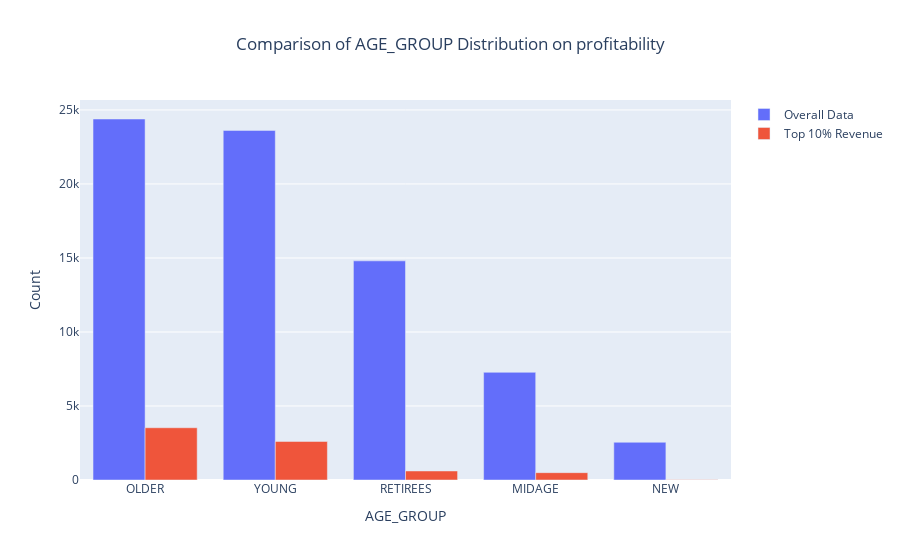

Notebook source saved alongside this figure:
### Code cell
# Compare AGE_GROUP distribution between all customers and top 10% revenue generators
full_counts = cust_data["AGE_GROUP"].value_counts()
top_counts = most_proft_cust_data["AGE_GROUP"].value_counts()

fig = go.Figure()
fig.add_trace(go.Bar(x=full_counts.index, y=full_counts.values, name="Overall Data"))
fig.add_trace(go.Bar(x=top_counts.index, y=top_counts.values, name="Top 10% Revenue"))
fig.update_layout(
    title="Comparison of AGE_GROUP Distribution on profitability",
    xaxis_title="AGE_GROUP",
    yaxis_title="Count",
    barmode="group",
    title_x=0.5,
)
fig.show()

### Figure 1 — Plotly figure (JSON) as saved in the notebook; plotly's stock layout.template omitted (floating-point values rounded to 4 significant figures)
{"data": [{"name": "Overall Data", "type": "bar", "x": ["OLDER", "YOUNG", "RETIREES", "MIDAGE", "NEW"], "y": [24389, 23619, 14805, 7275, 2549]}, {"name": "Top 10% Revenue", "type": "bar", "x": ["OLDER", "YOUNG", "RETIREES", "MIDAGE", "NEW"], "y": [3531, 2605, 610, 496, 21]}], "layout": {"barmode": "group", "title": {"text": "Comparison of AGE_GROUP Distribution on profitability", "x": 0.5}, "xaxis": {"title": {"text": "AGE_GROUP"}}, "yaxis": {"title": {"text": "Count"}}}}
